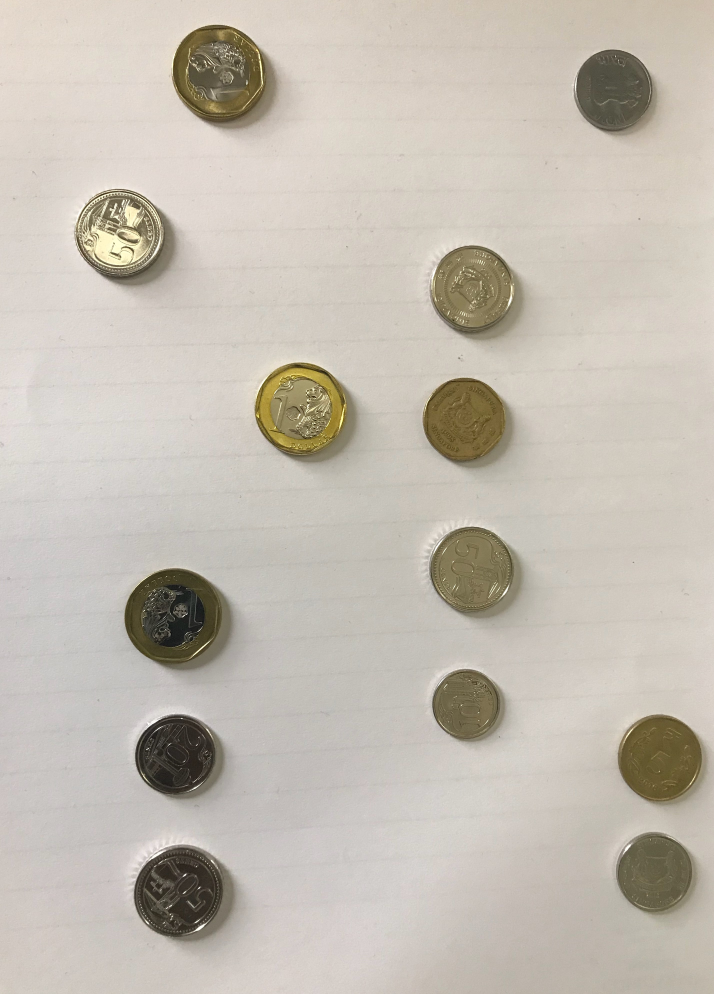
#> input picture Coin Detection/coin.jpg, 2856 x 3976 px (shown at 1/4 size)
$ python Coin_Detection.py
#> lines starting #> are read from the running program, lines starting #| are printed output that depends on the picture
# -*- coding: utf-8 -*-
"""
Created on Wed Oct 30 19:19:04 2019

@author: Gladwin PC
"""
#Importing Libraries
import cv2
import numpy as np
import matplotlib.pyplot as plt

#Read the Image
image = 'coin.jpg'
img = cv2.imread(image, 1)
#> img is the input picture: shape (3976, 2856, 3); mean B, G, R 178.3, 188.8, 195.8

#Original_Copy
img_org = img.copy()
#Convert to GrayScale
img = cv2.cvtColor(img, cv2.COLOR_BGR2GRAY)
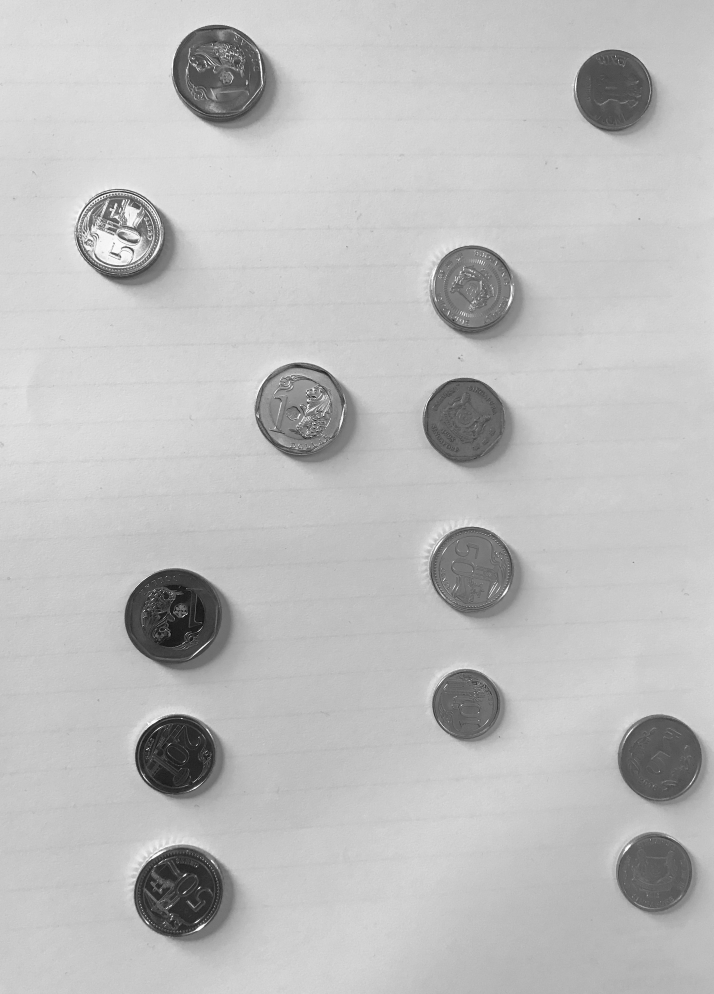
#> img: shape (3976, 2856) (shown at 1/4 size); min 0, max 255, mean 189.7
plt.rcParams["figure.figsize"] = (16,9)
plt.imshow(img, cmap='gray')

#Blur the imgae
#Parameters can vary from image to image
img = cv2.GaussianBlur(img, (31,31), cv2.BORDER_DEFAULT)
plt.rcParams["figure.figsize"] = (16,9)
plt.imshow(img, cmap='gray')

#Detecting the coins using HOUGH CIRCLE TRANSFORM
#Parameters like minDist, minRadius, maxRadius can vary from image to image
circles_float = cv2.HoughCircles(img, cv2.HOUGH_GRADIENT, 0.9, minDist=120, param1=50, param2=30, minRadius=90, maxRadius=220)
#> circles_float = 13 rows, first 8: [465.5, 926.5, 154.4], [694.5, 3025.5, 154.7], [1888.5, 1145.5, 164.5], [682.5, 2470.5, 184.2], [867.5, 282.5, 184.4], [2644.5, 3029.5, 174.1], [1201.5, 1632.5, 183.3], [2452.5, 352.5, 154.7]
circles = np.uint16(np.around(circles_float))
#> circles = 13 rows, first 8: [466, 926, 154], [694, 3026, 155], [1888, 1146, 164], [682, 2470, 184], [868, 282, 184], [2644, 3030, 174], [1202, 1632, 183], [2452, 352, 155]
print(circles)
#| [[[ 466  926  154]
#|   [ 694 3026  155]
#|   [1888 1146  164]
#|   [ 682 2470  184]
#|   [ 868  282  184]
#|   [2644 3030  174]
#|   [1202 1632  183]
#|   [2452  352  155]
#|   [1860 1678  168]
#|   [ 710 3578  176]
#|   [1886 2276  170]
#|   [2622 3484  159]
#> (further printed lines are left out)
print(circles.shape)
#| (1, 13, 3)

#Reduce the dimension and sort along 0th index(x-coordinate of the centres of the circles)
circles = np.squeeze(circles)
circles = circles[ circles[:,0].argsort()]
#> circles = 13 rows, first 8: [466, 926, 154], [682, 2470, 184], [694, 3026, 155], [710, 3578, 176], [868, 282, 184], [1202, 1632, 183], [1860, 1678, 168], [1870, 2818, 142]
print(circles)
#| [[ 466  926  154]
#|  [ 682 2470  184]
#|  [ 694 3026  155]
#|  [ 710 3578  176]
#|  [ 868  282  184]
#|  [1202 1632  183]
#|  [1860 1678  168]
#|  [1870 2818  142]
#|  [1886 2276  170]
#|  [1888 1146  164]
#|  [2452  352  155]
#|  [2622 3484  159]
#> (further printed lines are left out)
print(circles.shape)
#| (13, 3)

#----------------------------Algorithm for finding the coins that fall under the same st.line (Vertical)--------------------------------------

#We find all the circles whose x-coordinates of the centres have difference less than 40(say)
#If the diff. in x-coordinates of the centre are more than 40, we say that circles are not aligned i.e, not along same st.line
lines = np.empty([0,3] ,dtype=int)

i=0
while(i < circles.shape[0] - 1):
    j=i+1
    b=False
    nxt=1
    min_y = circles[i][1]
    max_y = circles[i][1]
    while(j < circles.shape[0]):
        if(circles[j][0] - circles[i][0] <= 40): #Here the number '40' might vary from image to image
            x1 = circles[i][0]
            if circles[j][1] < min_y:
                min_y = circles[j][1]

            x2 = circles[j][0]
            if circles[j][1] > max_y:
                max_y = circles[j][1]

            b=True
            nxt+=1

        j=j+1
    if b:
        x=int(np.mean([x1,x2]))
        lines = np.append(lines, [[x, min_y, max_y]], axis=0)
    i+=nxt
#> this loop made 7 passes
#> lines on passes 2, 5, 7: [[696, 2470, 3578]], [[696, 2470, 3578], [1874, 1146, 2818]], [[696, 2470, 3578], [1874, 1146, 2818], [2633, 3030, 3484]]
#> after the loop, i = 13

#Drawing lines for coins that fall under the same straight line.(Vertical)
output = img_org.copy()
for i in range(lines.shape[0]):
    output = cv2.line(output, (lines[i][0],lines[i][1]), (lines[i][0],lines[i][2]), (0,0,255), 6)
plt.rcParams["figure.figsize"] = (16,9)
plt.imshow(output)
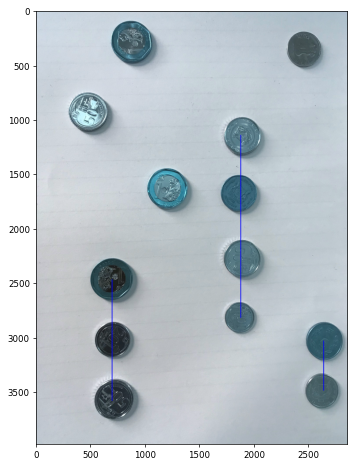
#> figure drawn by matplotlib, 1 panel; B, G, R data is drawn as R, G, B
